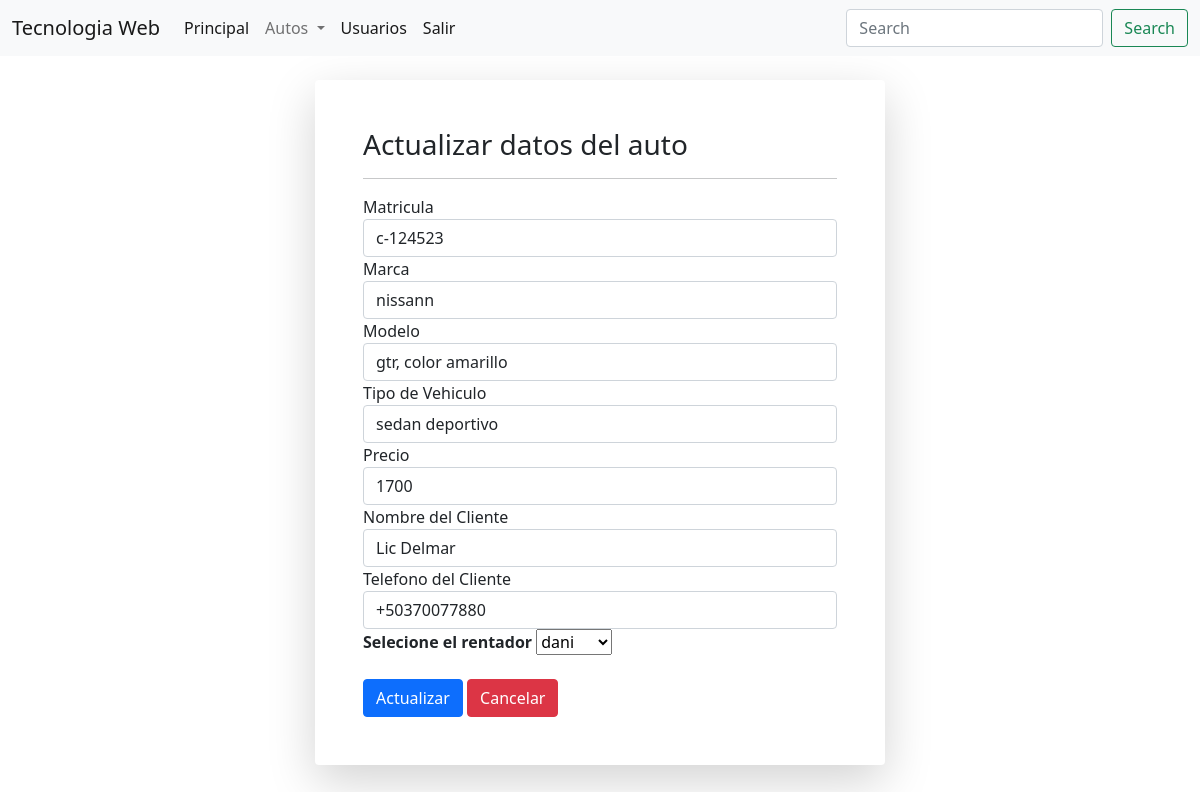
The page /edit_autos.php?edit_id=c-124523 (signed in) on the database its author committed.
### tables this page shows
CREATE TABLE `autos` (
  `matricula` varchar(11) NOT NULL,
  `marca` varchar(20) NOT NULL,
  `modelo` varchar(20) NOT NULL,
  `TipoVehiculo` varchar(20) NOT NULL,
  `precio` decimal(18,0) NOT NULL,
  `nombre_cliente` varchar(60) NOT NULL,
  `telefono_cliente` varchar(15) NOT NULL,
  `rentador` varchar(15) NOT NULL
);

### class/autos.php (called while the page is built, shortened)
<?php
class crud
{
    private $db;
    function __construct($conn)
    {
        $this->db = $conn;
    }
?>
<?php
    public function getID($matricula)
    {
        $stmt = $this->db->prepare("SELECT * FROM autos WHERE matricula=:matricula");
        $stmt->execute(array(":matricula" => $matricula));
        $editRow = $stmt->fetch(PDO::FETCH_ASSOC);
        return $editRow;
    }
}

### edit_autos.php (the view, shortened to what this page needs)
<?php
include('config.php');
include_once 'class/autos.php';
$crud = new crud($conn);
if (isset($_GET['edit_id'])) {
    $id = $_GET['edit_id'];
    extract($crud->getID($id));
}
?>
<!doctype html>
<html lang="en">
<head>
    <link href="https://cdn.jsdelivr.net/npm/bootstrap@5.0.2/dist/css/bootstrap.min.css" rel="stylesheet">
    <?php require_once "menu.php" ?>
</head>
<body>
    <div class="container"><br>
        <div class="row justify-content-center">
            <div class="col-6 p-5 bg-white shadow-lg rounded">
                <h3>Actualizar datos del auto</h3>
                <hr>
                <form method="post">
                    <div class="form-group">
                        <label for="matricula">Matricula</label>
                        <input id="matricula" value="<?php echo $matricula; ?>" class="form-control" type="text" name="matricula">
                    </div>
                    <div class="form-group">
                        <label for="marca">Marca</label>
                        <input id="marca" value="<?php echo $marca; ?>" class="form-control" type="text" name="marca">
                    </div>
                    <div class="form-group">
                        <label for="modelo">Modelo</label>
                        <input id="modelo" value="<?php echo $modelo; ?>" class="form-control" type="text" name="modelo">
                    </div>
                    <div class="form-group">
                        <label for="TipoVehiculo">Tipo de Vehiculo</label>
                        <input id="TipoVehiculo" value="<?php echo $TipoVehiculo; ?>" class="form-control" type="text" name="TipoVehiculo">
                    </div>
                    <div class="form-group">
                        <label for="precio">Precio</label>
                        <input id="precio" value="<?php echo $precio; ?>" class="form-control" type="text" name="precio">
                    </div>
                    <div class="form-group">
                        <label for="nombre_cliente">Nombre del Cliente</label>
                        <input id="nombre_cliente" value="<?php echo $nombre_cliente; ?>" class="form-control" type="text" name="nombre_cliente">
                    </div>
                    <div class="form-group">
                        <label for="telefono_cliente">Telefono del Cliente</label>
                        <input id="telefono_cliente" value="<?php echo $telefono_cliente; ?>" class="form-control" type="text" name="telefono_cliente">
                    </div>
                    <div class="form-group">
                        <label for=""><strong>Selecione el rentador</strong>
                            <select name="usuario" id="usuario">
                                <?php
                                include('config.php');
                                $query = $conn->prepare("SELECT * FROM usuarios");
                                $query->execute();
                                ?>
                                <?php foreach ($query as $rentador) : ?>
                                    <option value="<?php echo $rentador['username'] ?>"><?php echo $rentador['username'] ?></option>
                                <?php endforeach ?>
                            </select>
                        </label>
                    </div>
                    <br>
                    <button class="btn btn-primary" type="button" data-bs-toggle="modal" data-bs-target="#guardar">Actualizar</button>
                    <a href="admin_autos.php" class="btn btn-large btn-danger"><i class="glyphicon glyphicon-backward"></i>Cancelar</a>
                </form>
            </div>
        </div>
    </div>
</body>
</html>

### rows shown on the page
autos: matricula "c-124523", marca "nissann", modelo "gtr, color amarillo", TipoVehiculo "sedan deportivo", precio "1700", nombre_cliente "Lic Delmar", telefono_cliente "+50370077880"

### other values the page prints
form field usuario "dani"
